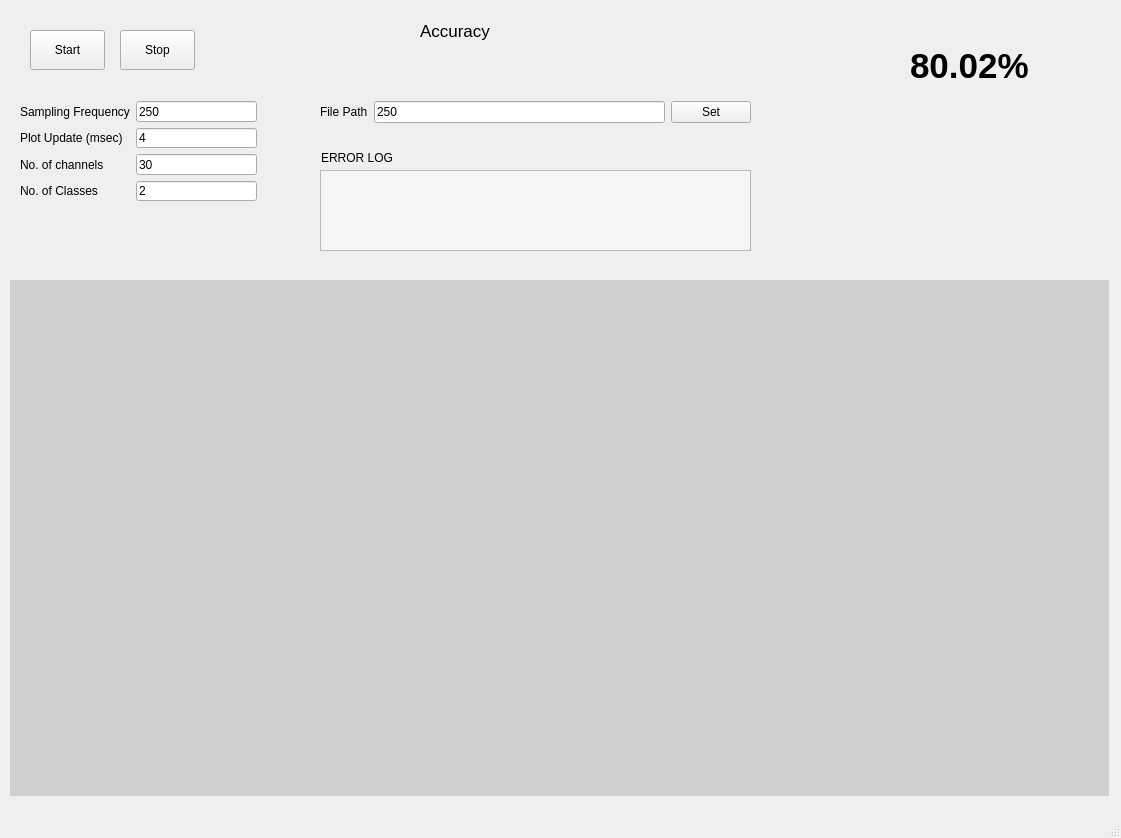
<?xml version="1.0" encoding="UTF-8"?>
<ui version="4.0">
 <class>MainWindow</class>
 <widget class="QMainWindow" name="MainWindow">
  <property name="geometry">
   <rect>
    <x>0</x>
    <y>0</y>
    <width>1121</width>
    <height>838</height>
   </rect>
  </property>
  <property name="windowTitle">
   <string>MainWindow</string>
  </property>
  <widget class="QWidget" name="centralwidget">
   <widget class="QLabel" name="accLbl">
    <property name="enabled">
     <bool>true</bool>
    </property>
    <property name="geometry">
     <rect>
      <x>420</x>
      <y>20</y>
      <width>561</width>
      <height>21</height>
     </rect>
    </property>
    <property name="font">
     <font>
      <pointsize>13</pointsize>
     </font>
    </property>
    <property name="text">
     <string>Accuracy</string>
    </property>
   </widget>
   <widget class="QLabel" name="accValue">
    <property name="geometry">
     <rect>
      <x>910</x>
      <y>40</y>
      <width>171</width>
      <height>51</height>
     </rect>
    </property>
    <property name="font">
     <font>
      <pointsize>26</pointsize>
      <weight>75</weight>
      <bold>true</bold>
     </font>
    </property>
    <property name="text">
     <string>80.02%</string>
    </property>
   </widget>
   <widget class="QPushButton" name="startBtn">
    <property name="geometry">
     <rect>
      <x>30</x>
      <y>30</y>
      <width>75</width>
      <height>40</height>
     </rect>
    </property>
    <property name="text">
     <string>Start</string>
    </property>
   </widget>
   <widget class="QPushButton" name="stopBtn">
    <property name="geometry">
     <rect>
      <x>120</x>
      <y>30</y>
      <width>75</width>
      <height>40</height>
     </rect>
    </property>
    <property name="text">
     <string>Stop</string>
    </property>
   </widget>
   <widget class="QWidget" name="layoutWidget">
    <property name="geometry">
     <rect>
      <x>10</x>
      <y>280</y>
      <width>1099</width>
      <height>536</height>
     </rect>
    </property>
    <layout class="QGridLayout" name="gridLayout_2">
     <item row="1" column="1">
      <spacer name="horizontalSpacer">
       <property name="orientation">
        <enum>Qt::Horizontal</enum>
       </property>
       <property name="sizeHint" stdset="0">
        <size>
         <width>1078</width>
         <height>20</height>
        </size>
       </property>
      </spacer>
     </item>
     <item row="0" column="0">
      <spacer name="verticalSpacer">
       <property name="orientation">
        <enum>Qt::Vertical</enum>
       </property>
       <property name="sizeHint" stdset="0">
        <size>
         <width>0</width>
         <height>508</height>
        </size>
       </property>
      </spacer>
     </item>
     <item row="0" column="1">
      <widget class="GraphicsLayoutWidget" name="PlotPlaceholder" native="true">
       <property name="styleSheet">
        <string notr="true">background-color: rgb(207, 207, 207);</string>
       </property>
      </widget>
     </item>
    </layout>
   </widget>
   <widget class="QWidget" name="layoutWidget">
    <property name="geometry">
     <rect>
      <x>20</x>
      <y>101</y>
      <width>237</width>
      <height>100</height>
     </rect>
    </property>
    <layout class="QGridLayout" name="gridLayout">
     <item row="0" column="0">
      <widget class="QLabel" name="fsLbl">
       <property name="text">
        <string>Sampling Frequency</string>
       </property>
      </widget>
     </item>
     <item row="0" column="1">
      <widget class="QLineEdit" name="fsTextbox">
       <property name="text">
        <string>250</string>
       </property>
      </widget>
     </item>
     <item row="1" column="0">
      <widget class="QLabel" name="plotupdateLbl">
       <property name="text">
        <string>Plot Update (msec)</string>
       </property>
      </widget>
     </item>
     <item row="1" column="1">
      <widget class="QLineEdit" name="plotupdateTextbox">
       <property name="text">
        <string>4</string>
       </property>
      </widget>
     </item>
     <item row="2" column="0">
      <widget class="QLabel" name="nchannelLbl">
       <property name="text">
        <string>No. of channels</string>
       </property>
      </widget>
     </item>
     <item row="2" column="1">
      <widget class="QLineEdit" name="nchannelsTextbox">
       <property name="text">
        <string>30</string>
       </property>
      </widget>
     </item>
     <item row="3" column="0">
      <widget class="QLabel" name="nclassesLbl">
       <property name="text">
        <string>No. of Classes</string>
       </property>
      </widget>
     </item>
     <item row="3" column="1">
      <widget class="QLineEdit" name="nclassesTextbox">
       <property name="text">
        <string>2</string>
       </property>
      </widget>
     </item>
    </layout>
   </widget>
   <widget class="QWidget" name="layoutWidget">
    <property name="geometry">
     <rect>
      <x>320</x>
      <y>100</y>
      <width>431</width>
      <height>25</height>
     </rect>
    </property>
    <layout class="QGridLayout" name="gridLayout_3">
     <item row="0" column="0">
      <widget class="QLabel" name="filepathLbl">
       <property name="text">
        <string>File Path</string>
       </property>
      </widget>
     </item>
     <item row="0" column="1">
      <widget class="QLineEdit" name="filepathTextbox">
       <property name="text">
        <string>250</string>
       </property>
      </widget>
     </item>
     <item row="0" column="2">
      <widget class="QPushButton" name="setfileBtn">
       <property name="text">
        <string>Set</string>
       </property>
      </widget>
     </item>
    </layout>
   </widget>
   <widget class="QLabel" name="errorLbl">
    <property name="geometry">
     <rect>
      <x>320</x>
      <y>170</y>
      <width>431</width>
      <height>81</height>
     </rect>
    </property>
    <property name="font">
     <font>
      <weight>75</weight>
      <bold>true</bold>
     </font>
    </property>
    <property name="styleSheet">
     <string notr="true">background-color: rgb(245, 245, 245);
border: 1px solid;
border-color: rgb(185, 185, 185);</string>
    </property>
    <property name="text">
     <string/>
    </property>
    <property name="alignment">
     <set>Qt::AlignLeading|Qt::AlignLeft|Qt::AlignTop</set>
    </property>
   </widget>
   <widget class="QLabel" name="label">
    <property name="geometry">
     <rect>
      <x>321</x>
      <y>150</y>
      <width>71</width>
      <height>16</height>
     </rect>
    </property>
    <property name="text">
     <string>ERROR LOGS</string>
    </property>
   </widget>
  </widget>
  <widget class="QStatusBar" name="statusbar"/>
 </widget>
 <customwidgets>
  <customwidget>
   <class>GraphicsLayoutWidget</class>
   <extends>QWidget</extends>
   <header>pyqtgraph</header>
   <container>1</container>
  </customwidget>
 </customwidgets>
 <resources/>
 <connections/>
</ui>
